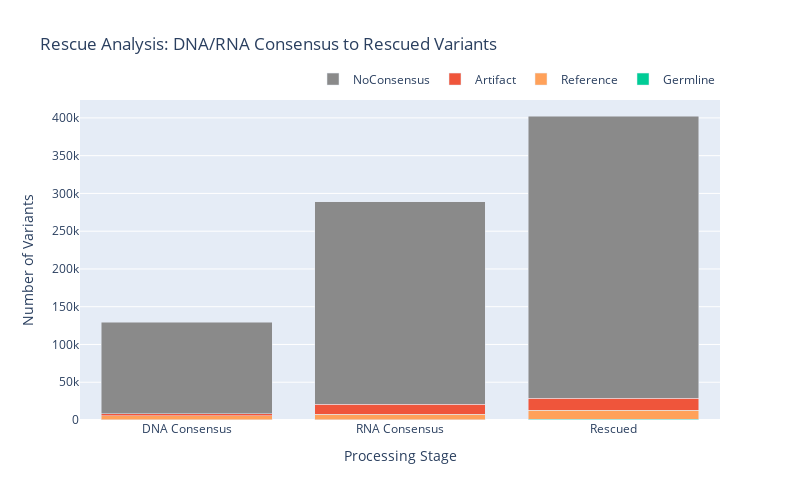

Source (notebook cell):
### Markdown cell above
## Advanced Analysis - Rescue VCF Statistics

Analyze the rescue VCFs that combine DNA and RNA modality variants.

### Code cell
analyze_rescue_vcf(all_vcf_stats)

### Figure 1 — Plotly figure (JSON) as saved in the notebook; plotly's stock layout.template omitted (floating-point values rounded to 4 significant figures)
{"data": [{"marker": {"color": "#00CC96"}, "name": "Germline", "showlegend": true, "type": "bar", "x": ["DNA Consensus"], "y": [588]}, {"marker": {"color": "#FFA15A"}, "name": "Reference", "showlegend": true, "type": "bar", "x": ["DNA Consensus"], "y": [5234]}, {"marker": {"color": "#EF553B"}, "name": "Artifact", "showlegend": true, "type": "bar", "x": ["DNA Consensus"], "y": [2261]}, {"marker": {"color": "#8A8A8A"}, "name": "NoConsensus", "showlegend": true, "type": "bar", "x": ["DNA Consensus"], "y": [121206]}, {"marker": {"color": "#00CC96"}, "name": "Germline", "showlegend": false, "type": "bar", "x": ["RNA Consensus"], "y": [551]}, {"marker": {"color": "#FFA15A"}, "name": "Reference", "showlegend": false, "type": "bar", "x": ["RNA Consensus"], "y": [6955]}, {"marker": {"color": "#EF553B"}, "name": "Artifact", "showlegend": false, "type": "bar", "x": ["RNA Consensus"], "y": [13352]}, {"marker": {"color": "#8A8A8A"}, "name": "NoConsensus", "showlegend": false, "type": "bar", "x": ["RNA Consensus"], "y": [267833]}, {"marker": {"color": "#00CC96"}, "name": "Germline", "showlegend": false, "type": "bar", "x": ["Rescued"], "y": [1058]}, {"marker": {"color": "#FFA15A"}, "name": "Reference", "showlegend": false, "type": "bar", "x": ["Rescued"], "y": [12115]}, {"marker": {"color": "#EF553B"}, "name": "Artifact", "showlegend": false, "type": "bar", "x": ["Rescued"], "y": [15453]}, {"marker": {"color": "#8A8A8A"}, "name": "NoConsensus", "showlegend": false, "type": "bar", "x": ["Rescued"], "y": [373885]}], "layout": {"barmode": "stack", "height": 500, "legend": {"orientation": "h", "x": 1, "xanchor": "right", "y": 1.02, "yanchor": "bottom"}, "title": {"text": "Rescue Analysis: DNA/RNA Consensus to Rescued Variants"}, "width": 800, "xaxis": {"title": {"text": "Processing Stage"}}, "yaxis": {"title": {"text": "Number of Variants"}}}}
